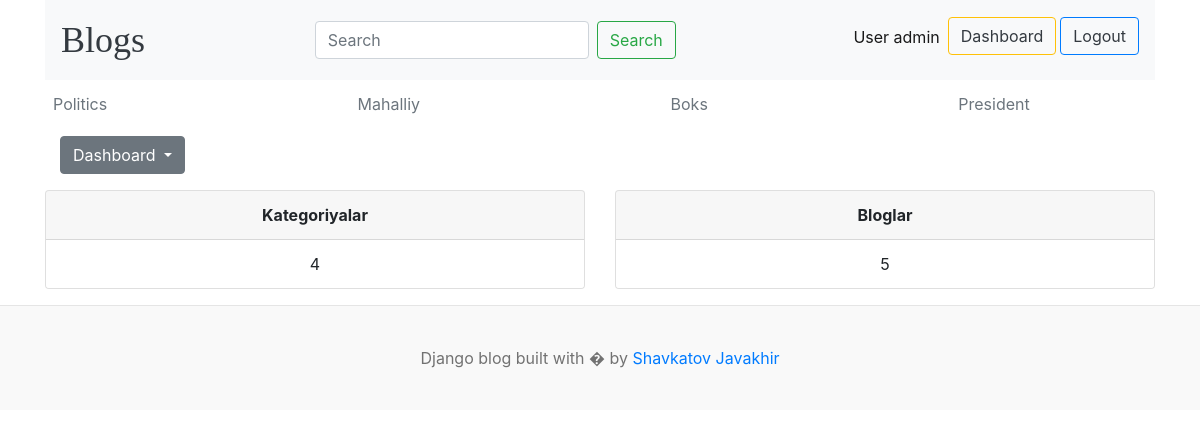
The page /dashboard/ (signed in) on the database its author committed.
### blogs/models.py (models this page shows, shortened)
class Category(models.Model):
    name = models.CharField(max_length=255)
    created_at = models.DateTimeField(auto_now_add=True)
    updated_at = models.DateTimeField(auto_now=True)
    class Meta:
        verbose_name_plural = 'Categories'
        verbose_name = 'Category'

### dashboardapp/views.py (the view)
# urls.py: path('dashboard/', include('dashboardapp.urls'))
@login_required(login_url='login')
def dashboard(request):
    blog_count = Blog.objects.all().count()
    context = {
        "blog_count": blog_count,
    }
    return render(request, "dashboard.html", context)

### blogs/context_processor.py (called while the page is built)
def header(req):
    category = Category.objects.all()
    context = {
        'categories': category
    }
    return context

def get_about(request):
    about = About.objects.all()
    links = Social_links.objects.all()
    telegram = links.get(name='Telegram')
    context = {
        'about': about,
        'links': links,
        'telegram': telegram
        }
    return context

### dashboardapp/templates/dashboard.html
{% extends 'header.html' %} {% load static %} {% block content %}
<div class="row">
    <div class="col-3">
      {% include 'left_side.html' %}
    </div>
</div>
<div class="row my-3">
  <div class="col-12">
    <div class="row">
      <div class="col">
        <div class="card">
          <div class="card-header text-center font-weight-bold">
            Kategoriyalar
          </div>
          <ul class="list-group list-group-flush">
            <li class="list-group-item text-center">{{categories.count}}</li>
          </ul>
        </div>
      </div>
      <div class="col">
        <div class="card">
          <div class="card-header text-center font-weight-bold">Bloglar</div>
          <ul class="list-group list-group-flush">
            <li class="list-group-item text-center">{{blog_count}}</li>
          </ul>
        </div>
      </div>
    </div>
  </div>
</div>
{% endblock %}

### templates/header.html (shortened to what this page needs)
{% load static %}
<!DOCTYPE html>
<html lang="en">
<head>
    <link href="https://getbootstrap.com/docs/4.0/dist/css/bootstrap.min.css" rel="stylesheet">
    <link href="{% static 'css/blog.css' %}" rel="stylesheet">
  </head>
<body>
<div class="container">
<nav class="navbar navbar-expand-lg navbar-light bg-light">
  <a class="navbar-brand mr-auto blog-header-logo text-dark" href="{% url 'blogs' %}">Blogs</a>
  <div class="collapse navbar-collapse" id="navbarSupportedContent">
    <form class="form-inline my-2 my-lg-0 ml-auto" action="{% url 'search' %}" method="get">
      {% if user.is_authenticated %}
      <input class="form-control fl mr-sm-2" type="search" name="keyword" value="{{keyword}}" placeholder="Search" aria-label="Search">
      <button class="btn btn-outline-success fl my-2 my-sm-0" type="submit" style="max-width: 100%;">Search</button>
      {% endif %}
    </form>
    <ul class="navbar-nav ml-auto">
    {% if user.is_authenticated %}
      <li class="nav-item active text-right">
        <a class="nav-link" href="#">User {{user}} <span class="sr-only">(current)</span></a>
      </li>
      <li class="nav-item mr-1 mb-2 text-right">
        <a href="{% url 'dashboard' %}" class="btn fl btn-outline-warning text-dark">Dashboard</a>
      </li>
      <li class="nav-item text-right">
        <a href="{% url 'logout' %}" class="btn fl btn-outline-primary text-dark">Logout</a>
      </li>
      {% endif %}
    </ul>
  </div>
</nav>
      <div class="nav-scroller py-1 mb-2">
        <nav class="nav d-flex justify-content-between">
          {% if user.is_authenticated %}
          {% for category in categories %}
          <a class="p-2 text-muted" href="{% url 'posts_by_category' category.id %}">{{category.name}}</a>
          {% endfor %}
          {% endif %}
        </nav>
      </div>
    {% block content %}
    {% endblock %}
    </div>
<footer class="blog-footer">
  <p>Django blog built with � by <a href="{{telegram.link}}" target="_blank">Shavkatov Javakhir</a></p>
</footer>
</body>
</html>

### blog/static/css/blog.css (style rules this page uses)
.blog-header-logo { font-family: "Playfair Display", Georgia, "Times New Roman", serif; font-size: 2.25rem; }
.blog-footer { padding: 2.5rem 0; color: #727272; text-align: center; background-color: #f9f9f9; border-top: .05rem solid #e5e5e5; }
.blog-footer p:last-child { margin-bottom: 0; }

### rows shown on the page
Category: name "Politics"
Category: name "Mahalliy"
Category: name "Boks"
Category: name "President"

### other values the page prints
{{ user }} "admin"
{{ categories.count }} "4"
{{ blog_count }} "5"
